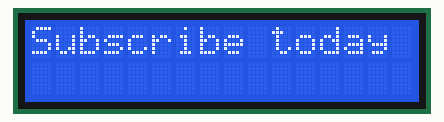
This sketch was run on a simulated Arduino Uno, built with avr-gcc and run on an emulated ATmega328P. Shown: 16×2 character LCD.

Above: at 0.1 s.
At 1.1 s:
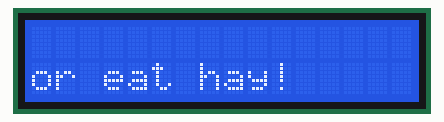

Measured:
- what the display in image 1 shows lasts 1.0 s, from 1.1 s to 2.1 s

The sketch:

LCD_Display.ino
```cpp
#include <LiquidCrystal.h>

LiquidCrystal lcd(12, 11, 2, 3, 4, 5);

void setup() {
  lcd.begin(16, 2);
  lcd.clear();
}

void loop() {
  lcd.clear();
  lcd.setCursor(0,0);
  lcd.print("Subscribe today");
  delay(1000);

  lcd.clear();
  lcd.setCursor(0,1);
  lcd.print("or eat hay!");
  delay(1000);
}
```
